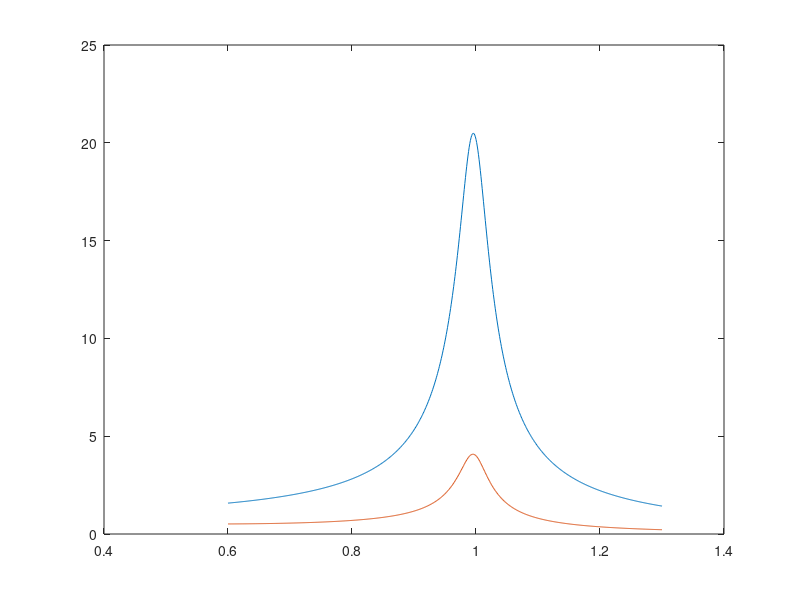

This figure's MATLAB source:
clf reset;

f=0.1;
zeta=0.1;
mu=0.25;
g=0.6:0.001:1.3;
tzg2 = (2.*zeta.*g).^2;
g2_f2_2 = (g.^2-f.^2).^2;
g2_1mug2_2 = (g.^2-1+mu.*g.^2).^2;
muf2g2 = mu.*f.^2*g.^2;
g2_1 = g.^2-1;
g2_f2 = g.^2-f.^2;

x1r = sqrt((tzg2+g2_f2_2)./(tzg2.*g2_1mug2_2+(muf2g2-g2_1.*g2_f2).^2));
x2r = sqrt((tzg2+f.^4)./(tzg2.*g2_1mug2_2+(muf2g2-g2_1.*g2_f2).^2));
plot(g,x1r);
hold on
plot(g,x2r);
